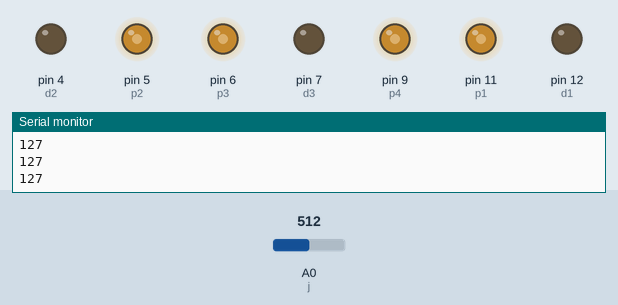
Simulated run of this sketch. Board: Arduino Uno, built with avr-gcc and run on an emulated ATmega328P. On the bench: output pins drawn as LEDs (lit = HIGH), the last lines printed to the serial monitor. The test bench sets the inputs (shaded band); at power-on: A0 (j) = 512.

Above: at 1.2 s.
1.3 s: A0 (j) set to 716
At 2.0 s:
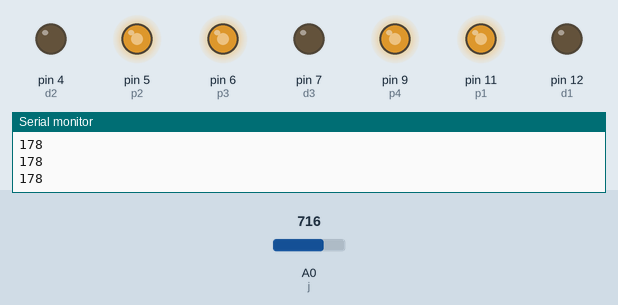
2.8 s: A0 (j) set to 900
At 3.3 s:
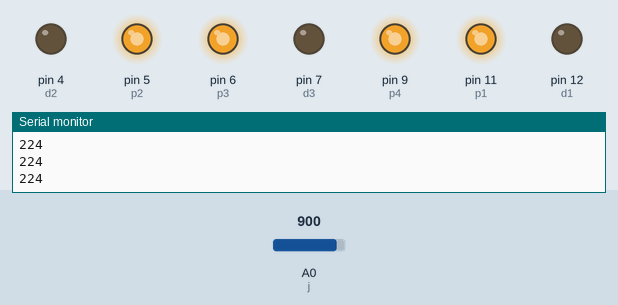
4.3 s: A0 (j) set to 122
At 5.5 s:
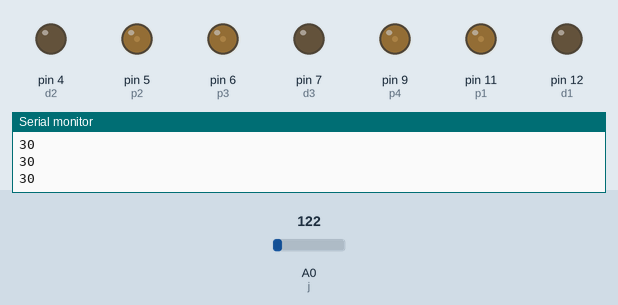
5.8 s: A0 (j) set to 0
At 6.7 s:
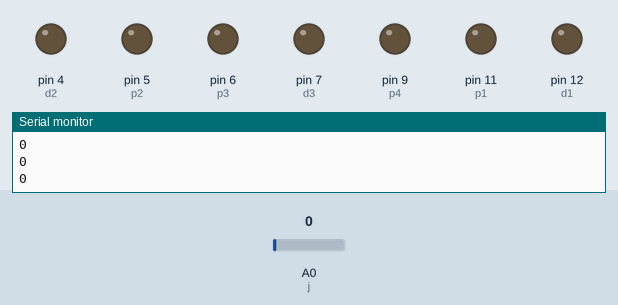
7.3 s: A0 (j) set to 511
At 7.8 s:
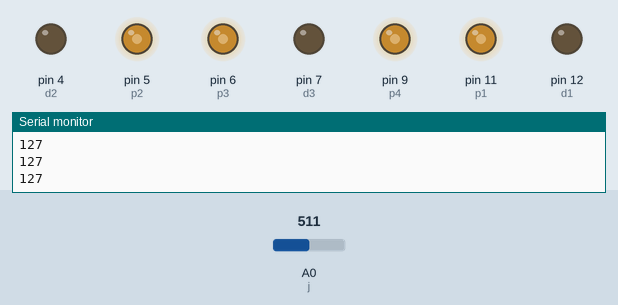
Timing chart, 0 to 9.8 s (numbered marks = the images above; inputs shaded):
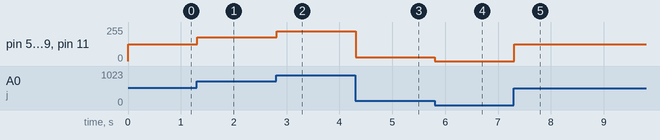

The sketch:

test-output-torque.ino
```cpp
#define d1 12
#define p1 11

#define d2 4
#define p2 5

#define d3 7
#define p3 6

#define d4 2
#define p4 9
int i;
int j=A0;
void setup() {
  // put your setup code here, to run once:
  pinMode(d1, OUTPUT);
  pinMode(p1, OUTPUT);
  pinMode(d2, OUTPUT);
  pinMode(p2, OUTPUT);
  pinMode(d3, OUTPUT);
  pinMode(p3, OUTPUT);
  pinMode(d4, OUTPUT);
  pinMode(p4, OUTPUT);
  pinMode(j, INPUT);
  Serial.begin(9600);
}

void loop() {
  j=analogRead(A0);
  i=map(j,0,1024,0,255);
  Serial.println(i);
  delay(1);
  // put your main code here, to run repeatedly:
 // forward();
//  delay(3000);
 backward();
//  delay(3000);
//  leftshift();
//  delay(3000);
//  rightshift();
//  delay(3000);
//  diagonalleftfront();
//  delay(3000);
//  diagonalleftback();
//  delay(3000);
//  diagonalrightfront();
//  delay(3000);
//  diagonalrightback();
//  delay(3000);
//  clockwise();
//  delay(3000);
//  anticlockwise();
//  delay(3000);
}
```

functions.ino
```cpp
void forward()
{
  digitalWrite(d1, HIGH);
  analogWrite(p1, i);
  digitalWrite(d2, HIGH);
  analogWrite(p2, i);
  digitalWrite(d3, HIGH);
  analogWrite(p3, i);
  digitalWrite(d4, HIGH);
  analogWrite(p4, i);
}
void backward()
{
  digitalWrite(d1, LOW);
  analogWrite(p1, i);
  digitalWrite(d2, LOW);
  analogWrite(p2, i);
  digitalWrite(d3, LOW);
  analogWrite(p3, i);
  digitalWrite(d4, LOW);
  analogWrite(p4, i);
}

void leftshift()
{
  digitalWrite(d1, HIGH);
  analogWrite(p1, i);
  digitalWrite(d2, LOW);
  analogWrite(p2, i);
  digitalWrite(d3, HIGH);
  analogWrite(p3, i);
  digitalWrite(d4, LOW);
  analogWrite(p4, i);
}

void rightshift()
{
  digitalWrite(d1, LOW);
  analogWrite(p1, i);
  digitalWrite(d2, HIGH);
  analogWrite(p2, i);
  digitalWrite(d3, LOW);
  analogWrite(p3, i);
  digitalWrite(d4, HIGH);
  analogWrite(p4, i);
}

void diagonalleftfront()
{
  digitalWrite(d1, HIGH);
  analogWrite(p1, i);
  digitalWrite(d3, HIGH);
  analogWrite(p3, i);
}
void diagonalleftback()
{
  digitalWrite(d1, LOW);
  analogWrite(p1, i);
  digitalWrite(d3, LOW);
  analogWrite(p3, i);
}

void diagonalrightfront()
{
  digitalWrite(d2, HIGH);
  analogWrite(p2, i);
  digitalWrite(d4, HIGH);
  analogWrite(p4, i);
}
void diagonalrightback()
{
  digitalWrite(d2, LOW);
  analogWrite(p2, i);
  digitalWrite(d4, LOW);
  analogWrite(p4, i);
}

void clockwise()
{
  digitalWrite(d1, HIGH);
  analogWrite(p1, i);
  digitalWrite(d2, LOW);
  analogWrite(p2, i);
  digitalWrite(d3, LOW);
  analogWrite(p3, i);
  digitalWrite(d4, HIGH);
  analogWrite(p4, i);
}

void anticlockwise()
{
  digitalWrite(d1, LOW);
  analogWrite(p1, i);
  digitalWrite(d2, HIGH);
  analogWrite(p2, i);
  digitalWrite(d3, HIGH);
  analogWrite(p3, i);
  digitalWrite(d4, LOW);
  analogWrite(p4, i);
}
```

Measured:
- after the input at 1.3 s, pin 5 (p2), pin 6 (p3), pin 9 (p4), pin 11 (p1): 127/255 → 178/255 at once
- after the input at 2.8 s, pin 5 (p2), pin 6 (p3), pin 9 (p4), pin 11 (p1): 178/255 → 224/255 at once
- after the input at 4.3 s, pin 5 (p2), pin 6 (p3), pin 9 (p4), pin 11 (p1): 224/255 → 30/255 at once
- after the input at 5.8 s, pin 5 (p2), pin 6 (p3), pin 9 (p4), pin 11 (p1): 30/255 → 0/255 at once
- after the input at 7.3 s, pin 5 (p2), pin 6 (p3), pin 9 (p4), pin 11 (p1): 0/255 → 127/255 at once
